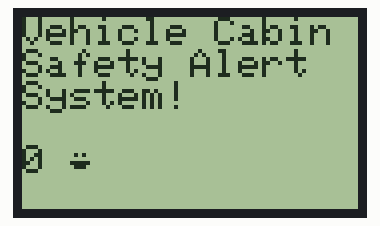
This sketch was run on a simulated Arduino Uno, built with avr-gcc and run on an emulated ATmega328P. On the bench: 84×48 one-colour display.

Above: at 0.16 s.
At 5.11 s:
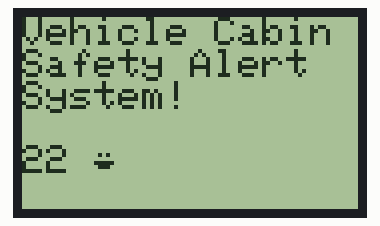
At 10.06 s:
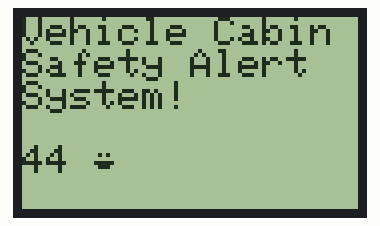
At 19.97 s:
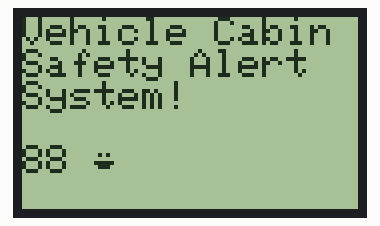
At 29.91 s:
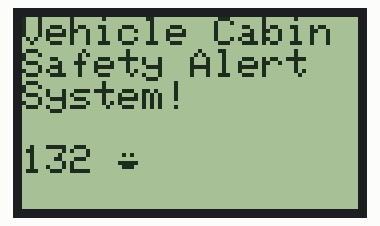
At 39.85 s:
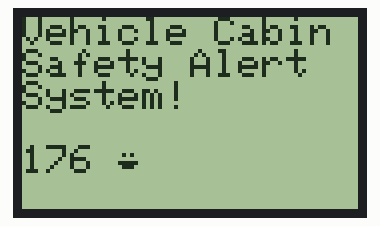

The sketch:

nokia_5110_lcd.ino
```cpp
// (licence header left out)
#include <PCD8544.h>

// A custom glyph (a smiley)...
static const byte glyph[] = { B00010000, B00110100, B00110000, B00110100, B00010000 };

static PCD8544 lcd;

void setup() {
  // PCD8544-compatible displays may have a different resolution...
  lcd.begin(84, 48);

  // Add the smiley to position "0" of the ASCII table...
  lcd.createChar(0, glyph);
}


void loop() {
  // Just to show the program is alive...
  static int counter = 0;

  // Write a piece of text on the first line...
  lcd.setCursor(0, 0);
  lcd.print("Vehicle Cabin Safety Alert  System!");

  // Write the counter on the second line...
  lcd.setCursor(0, 4);
  lcd.print(counter, DEC);
  lcd.write(' ');
  lcd.write(0);  // write the smiley

  // Use a potentiometer to set the LCD contrast...
  // short level = map(analogRead(A0), 0, 1023, 0, 127);
  // lcd.setContrast(level);

  delay(200);
  counter++;
}
```
